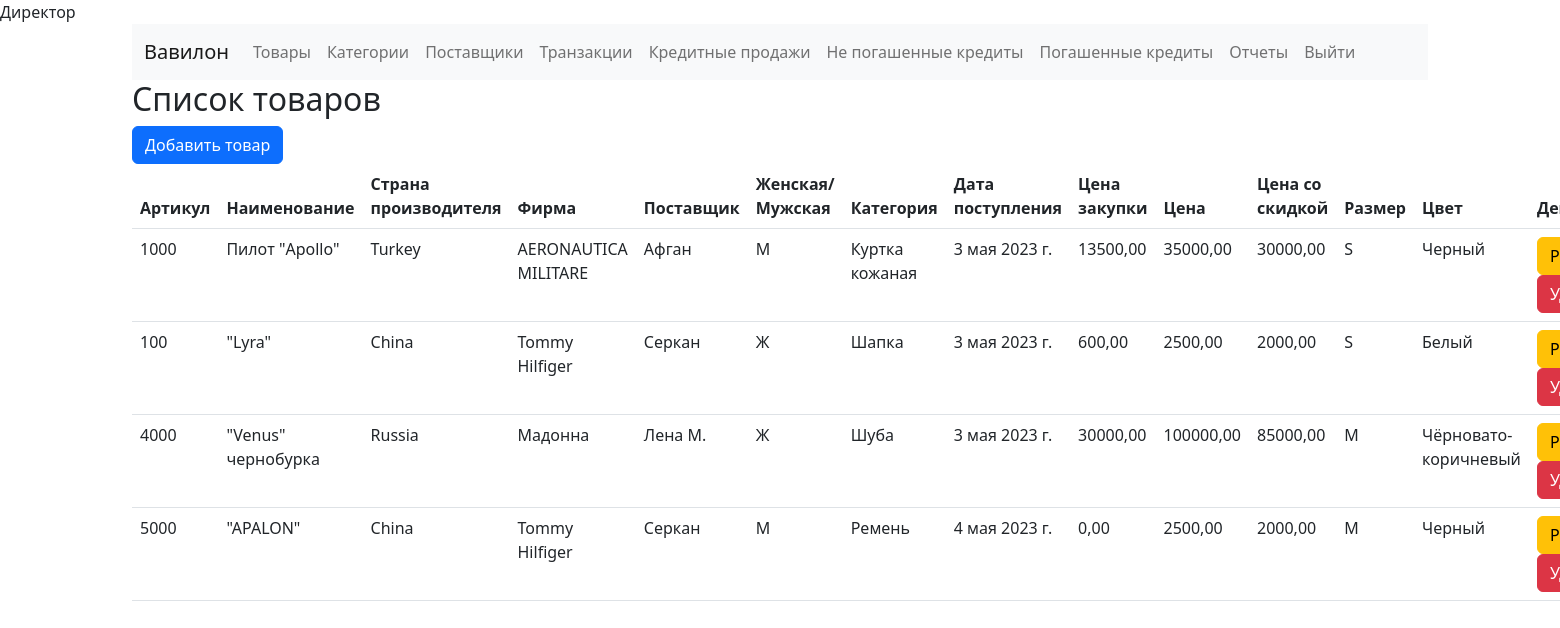
Screenshot of / (signed in) with the database file from the repository.
### inventory/models.py (models this page shows, shortened)
class Product(models.Model):
    GENDER_CHOICES = (
        ('М', 'Мужской'),
        ('Ж', 'Женский'),
        ('У', 'Унисекс'),
    )
    gender = models.CharField("Гендер",max_length=1, choices=GENDER_CHOICES, default='У')
    name = models.CharField("Название",max_length=100)
    sku = models.CharField("Артикул",max_length=50, unique=True)
    category = models.ForeignKey(Category, on_delete=models.PROTECT, verbose_name='Категория')
    manufacturer = models.CharField("Фирма",max_length=100)
    country_of_manufacture = CountryField(blank_label='Выберите страну', verbose_name='Страна производителя', null=True, blank=True)
    supplier = models.ForeignKey(Supplier, on_delete=models.SET_NULL, null=True, blank=True, verbose_name='Поставщик')
    date_received = models.DateField("Дата поступления",default=timezone.now)
    purchase_price = models.DecimalField("Цена закупки",max_digits=10, decimal_places=2, default=0)
    sale_price = models.DecimalField("Цена",max_digits=10, decimal_places=2)
    discounted_price = models.DecimalField("Цена со скидкой",max_digits=10, decimal_places=2, null=True, blank=True)
    size = models.CharField("Размер", max_length=50, default='0')
    color = models.CharField("Цвет", max_length=50, default='не задан')
    IN_STOCK = 'in_stock'
    SOLD = 'sold'
    WRITTEN_OFF = 'written_off'
    STATUS_CHOICES = [
        (IN_STOCK, 'На складе'),
        (SOLD, 'Продан'),
        (WRITTEN_OFF, 'Списан'),
    ]
    status = models.CharField(
        max_length=20,
        choices=STATUS_CHOICES,
        default=IN_STOCK,
    )

class Supplier(models.Model):
    name = models.CharField(max_length=100)
    contact_info = models.TextField(blank=True, null=True)
    address = models.TextField(blank=True, null=True)
    def __str__(self):
        return self.name

class Category(models.Model):
    name = models.CharField(max_length=100)
    description = models.TextField(blank=True, null=True)
    def __str__(self):
        return self.name

### inventory/views.py (the view)
# urls.py: path('', views.product_list, name='product_list'),
@login_required
def product_list(request):
    def get_credit_sales_products():
        credit_sales = CreditSale.objects.all()
        credit_sales_products = set()
        for sale in credit_sales:
            for product in sale.products.all():
                credit_sales_products.add(product)
        return credit_sales_products
    all_products = Product.objects.all()
    credit_sales_products = get_credit_sales_products()
    if request.path == '/inventory/transactions/new/':
        available_products = [product for product in all_products if is_product_available(product) and product not in credit_sales_products]
    else:
        available_products = [product for product in all_products if is_product_available(product)]
    return render(request, 'inventory/product_list.html', {'inventory_items': available_products})

### inventory/views.py (called while the page is built)
def is_product_available(product):
    return product.status == Product.IN_STOCK

### inventory/templates/inventory/product_list.html
{% extends 'base.html' %}
{% block content %}
  <h2>Список товаров</h2>
  <a href="{% url 'product_create' %}" class="btn btn-primary">Добавить товар</a>
  <table class="table">
    <thead>
      <tr>
        <th>Артикул</th>
        <th>Наименование</th>
        <th>Страна производителя</th>
        <th>Фирма</th>
        {% if request.session.is_director %}
        <th>Поставщик</th>
        {% endif %}
        <th>Женская/Мужская</th>
        <th>Категория</th>
        <th>Дата поступления</th>
        {% if request.session.is_director %}
        <th>Цена закупки</th>
        {% endif %}
        <th>Цена</th>
        <th>Цена со скидкой</th>
        <th>Размер</th>
        <th>Цвет</th>
        <th>Действия</th>
      </tr>
    </thead>
    <tbody>
      {% for product in inventory_items %}
        <tr>
          <td>{{ product.sku }}</td>
          <td>{{ product.name }}</td>
          <td>{{ product.country_of_manufacture.name }}</td>
          <td>{{ product.manufacturer }}</td>
          {% if request.session.is_director %}
          <td>{{ product.supplier }}</td>
          {% endif %}
          <td>{{ product.gender }}</td>
          <td>{{ product.category }}</td>
          <td>{{ product.date_received }}</td>
          {% if request.session.is_director %}
          <td>{{ product.purchase_price }}</td>
          {% endif %}
          <td>{{ product.sale_price }}</td>
          <td>{{ product.discounted_price }}</td>
          <td>{{ product.size }}</td>
          <td>{{ product.color }}</td>
          <td>
            <a href="{% url 'product_update' product.pk %}" class="btn btn-warning">Редактировать</a>
            <a href="{% url 'product_delete' product.pk %}" class="btn btn-danger">Удалить</a>
          </td>
        </tr>
      {% endfor %}
    </tbody>
  </table>
{% endblock %}

### inventory/templates/base.html (shortened to what this page needs)
<!DOCTYPE html>
<html lang="en">
<head>
    <link rel="stylesheet" href="https://cdn.jsdelivr.net/npm/bootstrap@5.2.3/dist/css/bootstrap.min.css">
    <link href="https://cdnjs.cloudflare.com/ajax/libs/select2/4.1.0-rc.0/css/select2.min.css" rel="stylesheet" />
</head>
{% if request.session.is_director %}
<th>Директор
</th>
{% endif %}
<body>
    <div class="container">
        <div class="row">
            <div class="col-12">
                <nav class="navbar navbar-expand-md navbar-light bg-light">
                    <div class="container-fluid">
                        <a class="navbar-brand" href="{% url 'product_list' %}">Вавилон</a>
                        <div class="collapse navbar-collapse" id="navbarNav">
                            <ul class="navbar-nav">
                                <li class="nav-item">
                                    <a class="nav-link" href="{% url 'product_list' %}">Товары</a>
                                </li>
                                {% if request.session.is_director %}
                                <li class="nav-item">
                                    <a class="nav-link" href="{% url 'category_list' %}">Категории</a>
                                    {% endif %}
                                </li>
                                {% if request.session.is_director %}
                                <li class="nav-item">
                                    <a class="nav-link" href="{% url 'supplier_list' %}">Поставщики</a>
                                    {% endif %}
                                </li>
                                <li class="nav-item">
                                    <a class="nav-link" href="{% url 'transaction_list' %}">Транзакции</a>
                                </li>
                                <li class="nav-item">
                                    <a class="nav-link" href="{% url 'credit_sales_list' %}">Кредитные продажи</a>
                                </li>
                                <li>
                                    <a class="nav-link" href="{% url 'unsettled_credits' %}">Не погашенные кредиты</a>
                                </li>
                                <li class="nav-item">
                                    <a class="nav-link" href="{% url 'settled_credits' %}">Погашенные кредиты</a>
                                </li>
                                {% if request.session.is_director %}
                                <li class="nav-item">
                                    <a class="nav-link" href="{% url 'report' %}">Отчеты</a>
                                    {% endif %}
                                </li>
                                {% if user.is_authenticated %}
                                <li class="nav-item">
                                    <a class="nav-link" data-bs-toggle="modal" data-bs-target="#logoutModal" style="cursor:pointer">Выйти</a>
                                </li>
                                {% endif %}
                            </ul>
                        </div>
                    </div>
                </nav>
            </div>
        </div>
        <div class="row">
            <div class="col-12">
                {% block content %}
                {% endblock %}
            </div>
        </div>
    </div>
    </body>
    </html>

### rows the page displays
Product: sku "1000", name "Пилот \"Apollo\"", country_of_manufacture.name "Turkey", manufacturer "AERONAUTICA MILITARE", supplier "Афган", gender "М", category "Куртка кожаная", date_received "3 мая 2023 г.", purchase_price "13500,00", sale_price "35000,00", discounted_price "30000,00", size "S", color "Черный"
Product: sku "100", name "\"Lyra\"", country_of_manufacture.name "China", manufacturer "Tommy Hilfiger", supplier "Серкан", gender "Ж", category "Шапка", date_received "3 мая 2023 г.", purchase_price "600,00", sale_price "2500,00", discounted_price "2000,00", size "S", color "Белый"
Product: sku "4000", name "\"Venus\" чернобурка", country_of_manufacture.name "Russia", manufacturer "Мадонна", supplier "Лена М.", gender "Ж", category "Шуба", date_received "3 мая 2023 г.", purchase_price "30000,00", sale_price "100000,00", discounted_price "85000,00", size "M", color "Чёрновато-коричневый"
Product: sku "5000", name "\"APALON\"", country_of_manufacture.name "China", manufacturer "Tommy Hilfiger", supplier "Серкан", gender "М", category "Ремень", date_received "4 мая 2023 г.", purchase_price "0,00", sale_price "2500,00", discounted_price "2000,00", size "M", color "Черный"
